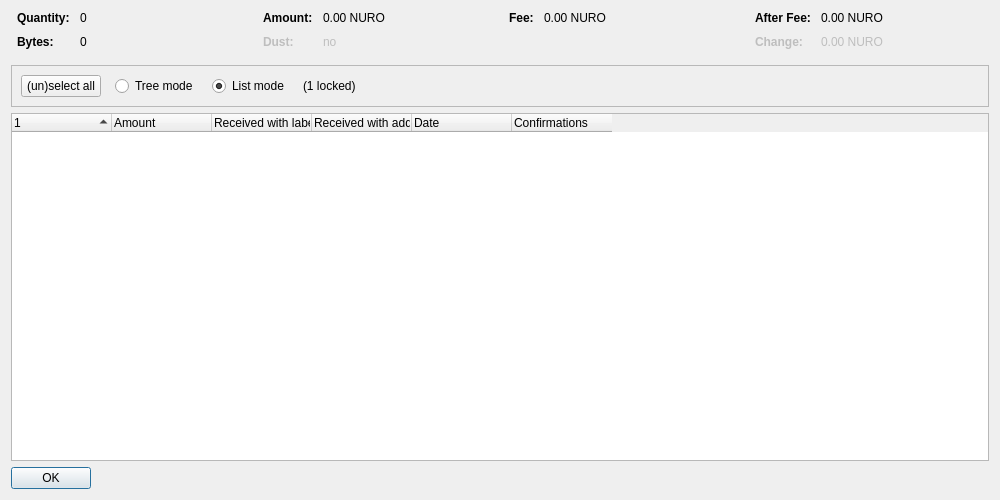
<?xml version="1.0" encoding="UTF-8"?>
<ui version="4.0">
 <class>CoinControlDialog</class>
 <widget class="QDialog" name="CoinControlDialog">
  <property name="geometry">
   <rect>
    <x>0</x>
    <y>0</y>
    <width>1000</width>
    <height>500</height>
   </rect>
  </property>
  <property name="windowTitle">
   <string>Coin Selection</string>
  </property>
  <layout class="QVBoxLayout" name="verticalLayout">
   <item>
    <layout class="QHBoxLayout" name="horizontalLayoutTop" stretch="0,0,0,0">
     <property name="topMargin">
      <number>0</number>
     </property>
     <property name="bottomMargin">
      <number>10</number>
     </property>
     <item>
      <layout class="QFormLayout" name="formLayoutCoinControl1">
       <property name="horizontalSpacing">
        <number>10</number>
       </property>
       <property name="verticalSpacing">
        <number>10</number>
       </property>
       <property name="leftMargin">
        <number>6</number>
       </property>
       <property name="rightMargin">
        <number>6</number>
       </property>
       <item row="0" column="0">
        <widget class="QLabel" name="labelCoinControlQuantityText">
         <property name="font">
          <font>
           <weight>75</weight>
           <bold>true</bold>
          </font>
         </property>
         <property name="text">
          <string>Quantity:</string>
         </property>
        </widget>
       </item>
       <item row="0" column="1">
        <widget class="QLabel" name="labelCoinControlQuantity">
         <property name="cursor">
          <cursorShape>IBeamCursor</cursorShape>
         </property>
         <property name="contextMenuPolicy">
          <enum>Qt::ActionsContextMenu</enum>
         </property>
         <property name="text">
          <string notr="true">0</string>
         </property>
         <property name="textInteractionFlags">
          <set>Qt::LinksAccessibleByMouse|Qt::TextSelectableByKeyboard|Qt::TextSelectableByMouse</set>
         </property>
        </widget>
       </item>
       <item row="1" column="0">
        <widget class="QLabel" name="labelCoinControlBytesText">
         <property name="font">
          <font>
           <weight>75</weight>
           <bold>true</bold>
          </font>
         </property>
         <property name="text">
          <string>Bytes:</string>
         </property>
        </widget>
       </item>
       <item row="1" column="1">
        <widget class="QLabel" name="labelCoinControlBytes">
         <property name="cursor">
          <cursorShape>IBeamCursor</cursorShape>
         </property>
         <property name="contextMenuPolicy">
          <enum>Qt::ActionsContextMenu</enum>
         </property>
         <property name="text">
          <string notr="true">0</string>
         </property>
         <property name="textInteractionFlags">
          <set>Qt::LinksAccessibleByMouse|Qt::TextSelectableByKeyboard|Qt::TextSelectableByMouse</set>
         </property>
        </widget>
       </item>
      </layout>
     </item>
     <item>
      <layout class="QFormLayout" name="formLayoutCoinControl2">
       <property name="horizontalSpacing">
        <number>10</number>
       </property>
       <property name="verticalSpacing">
        <number>10</number>
       </property>
       <property name="leftMargin">
        <number>6</number>
       </property>
       <property name="rightMargin">
        <number>6</number>
       </property>
       <item row="0" column="0">
        <widget class="QLabel" name="labelCoinControlAmountText">
         <property name="font">
          <font>
           <weight>75</weight>
           <bold>true</bold>
          </font>
         </property>
         <property name="text">
          <string>Amount:</string>
         </property>
        </widget>
       </item>
       <item row="0" column="1">
        <widget class="QLabel" name="labelCoinControlAmount">
         <property name="cursor">
          <cursorShape>IBeamCursor</cursorShape>
         </property>
         <property name="contextMenuPolicy">
          <enum>Qt::ActionsContextMenu</enum>
         </property>
         <property name="text">
          <string notr="true">0.00 NURO</string>
         </property>
         <property name="textInteractionFlags">
          <set>Qt::LinksAccessibleByMouse|Qt::TextSelectableByKeyboard|Qt::TextSelectableByMouse</set>
         </property>
        </widget>
       </item>
       <item row="1" column="0">
        <widget class="QLabel" name="labelCoinControlLowOutputText">
         <property name="enabled">
          <bool>false</bool>
         </property>
         <property name="font">
          <font>
           <weight>75</weight>
           <bold>true</bold>
          </font>
         </property>
         <property name="text">
          <string>Dust:</string>
         </property>
        </widget>
       </item>
       <item row="1" column="1">
        <widget class="QLabel" name="labelCoinControlLowOutput">
         <property name="enabled">
          <bool>false</bool>
         </property>
         <property name="cursor">
          <cursorShape>IBeamCursor</cursorShape>
         </property>
         <property name="contextMenuPolicy">
          <enum>Qt::ActionsContextMenu</enum>
         </property>
         <property name="text">
          <string notr="true">no</string>
         </property>
         <property name="textInteractionFlags">
          <set>Qt::LinksAccessibleByMouse|Qt::TextSelectableByKeyboard|Qt::TextSelectableByMouse</set>
         </property>
        </widget>
       </item>
      </layout>
     </item>
     <item>
      <layout class="QFormLayout" name="formLayoutCoinControl3">
       <property name="horizontalSpacing">
        <number>10</number>
       </property>
       <property name="verticalSpacing">
        <number>10</number>
       </property>
       <property name="leftMargin">
        <number>6</number>
       </property>
       <property name="rightMargin">
        <number>6</number>
       </property>
       <item row="0" column="0">
        <widget class="QLabel" name="labelCoinControlFeeText">
         <property name="font">
          <font>
           <weight>75</weight>
           <bold>true</bold>
          </font>
         </property>
         <property name="text">
          <string>Fee:</string>
         </property>
        </widget>
       </item>
       <item row="0" column="1">
        <widget class="QLabel" name="labelCoinControlFee">
         <property name="cursor">
          <cursorShape>IBeamCursor</cursorShape>
         </property>
         <property name="contextMenuPolicy">
          <enum>Qt::ActionsContextMenu</enum>
         </property>
         <property name="text">
          <string notr="true">0.00 NURO</string>
         </property>
         <property name="textInteractionFlags">
          <set>Qt::LinksAccessibleByMouse|Qt::TextSelectableByKeyboard|Qt::TextSelectableByMouse</set>
         </property>
        </widget>
       </item>
      </layout>
     </item>
     <item>
      <layout class="QFormLayout" name="formLayoutCoinControl4">
       <property name="horizontalSpacing">
        <number>10</number>
       </property>
       <property name="verticalSpacing">
        <number>10</number>
       </property>
       <property name="leftMargin">
        <number>6</number>
       </property>
       <property name="rightMargin">
        <number>6</number>
       </property>
       <item row="0" column="0">
        <widget class="QLabel" name="labelCoinControlAfterFeeText">
         <property name="font">
          <font>
           <weight>75</weight>
           <bold>true</bold>
          </font>
         </property>
         <property name="text">
          <string>After Fee:</string>
         </property>
        </widget>
       </item>
       <item row="0" column="1">
        <widget class="QLabel" name="labelCoinControlAfterFee">
         <property name="cursor">
          <cursorShape>IBeamCursor</cursorShape>
         </property>
         <property name="contextMenuPolicy">
          <enum>Qt::ActionsContextMenu</enum>
         </property>
         <property name="text">
          <string notr="true">0.00 NURO</string>
         </property>
         <property name="textInteractionFlags">
          <set>Qt::LinksAccessibleByMouse|Qt::TextSelectableByKeyboard|Qt::TextSelectableByMouse</set>
         </property>
        </widget>
       </item>
       <item row="1" column="0">
        <widget class="QLabel" name="labelCoinControlChangeText">
         <property name="enabled">
          <bool>false</bool>
         </property>
         <property name="font">
          <font>
           <weight>75</weight>
           <bold>true</bold>
          </font>
         </property>
         <property name="text">
          <string>Change:</string>
         </property>
        </widget>
       </item>
       <item row="1" column="1">
        <widget class="QLabel" name="labelCoinControlChange">
         <property name="enabled">
          <bool>false</bool>
         </property>
         <property name="cursor">
          <cursorShape>IBeamCursor</cursorShape>
         </property>
         <property name="contextMenuPolicy">
          <enum>Qt::ActionsContextMenu</enum>
         </property>
         <property name="text">
          <string notr="true">0.00 NURO</string>
         </property>
         <property name="textInteractionFlags">
          <set>Qt::LinksAccessibleByMouse|Qt::TextSelectableByKeyboard|Qt::TextSelectableByMouse</set>
         </property>
        </widget>
       </item>
      </layout>
     </item>
    </layout>
   </item>
   <item>
    <widget class="QFrame" name="frame">
     <property name="minimumSize">
      <size>
       <width>0</width>
       <height>40</height>
      </size>
     </property>
     <property name="frameShape">
      <enum>QFrame::StyledPanel</enum>
     </property>
     <property name="frameShadow">
      <enum>QFrame::Sunken</enum>
     </property>
     <layout class="QHBoxLayout" name="horizontalLayout">
      <item>
       <layout class="QHBoxLayout" name="horizontalLayoutPanel" stretch="0,0,0,0,0">
        <property name="spacing">
         <number>14</number>
        </property>
        <item>
         <widget class="QPushButton" name="pushButtonSelectAll">
          <property name="sizePolicy">
           <sizepolicy hsizetype="Maximum" vsizetype="Fixed">
            <horstretch>0</horstretch>
            <verstretch>0</verstretch>
           </sizepolicy>
          </property>
          <property name="text">
           <string>(un)select all</string>
          </property>
          <property name="autoDefault">
           <bool>false</bool>
          </property>
         </widget>
        </item>
        <item>
         <widget class="QRadioButton" name="radioTreeMode">
          <property name="sizePolicy">
           <sizepolicy hsizetype="Maximum" vsizetype="Fixed">
            <horstretch>0</horstretch>
            <verstretch>0</verstretch>
           </sizepolicy>
          </property>
          <property name="text">
           <string>Tree mode</string>
          </property>
         </widget>
        </item>
        <item>
         <widget class="QRadioButton" name="radioListMode">
          <property name="sizePolicy">
           <sizepolicy hsizetype="Maximum" vsizetype="Fixed">
            <horstretch>0</horstretch>
            <verstretch>0</verstretch>
           </sizepolicy>
          </property>
          <property name="text">
           <string>List mode</string>
          </property>
          <property name="checked">
           <bool>true</bool>
          </property>
         </widget>
        </item>
        <item>
         <widget class="QLabel" name="labelLocked">
          <property name="text">
           <string notr="true">(1 locked)</string>
          </property>
         </widget>
        </item>
        <item>
         <spacer name="horizontalSpacer">
          <property name="orientation">
           <enum>Qt::Horizontal</enum>
          </property>
          <property name="sizeHint" stdset="0">
           <size>
            <width>40</width>
            <height>20</height>
           </size>
          </property>
         </spacer>
        </item>
       </layout>
      </item>
     </layout>
    </widget>
   </item>
   <item>
    <widget class="CoinControlTreeWidget" name="treeWidget">
     <property name="contextMenuPolicy">
      <enum>Qt::CustomContextMenu</enum>
     </property>
     <property name="sortingEnabled">
      <bool>false</bool>
     </property>
     <property name="columnCount">
      <number>6</number>
     </property>
     <attribute name="headerShowSortIndicator" stdset="0">
      <bool>true</bool>
     </attribute>
     <attribute name="headerStretchLastSection">
      <bool>false</bool>
     </attribute>
     <column>
      <property name="text">
       <string/>
      </property>
     </column>
     <column>
      <property name="text">
       <string>Amount</string>
      </property>
     </column>
     <column>
      <property name="text">
       <string>Received with label</string>
      </property>
     </column>
     <column>
      <property name="text">
       <string>Received with address</string>
      </property>
     </column>
     <column>
      <property name="text">
       <string>Date</string>
      </property>
     </column>
     <column>
      <property name="text">
       <string>Confirmations</string>
      </property>
      <property name="toolTip">
       <string>Confirmed</string>
      </property>
     </column>
     <column>
      <property name="text">
       <string/>
      </property>
     </column>
     <column>
      <property name="text">
       <string/>
      </property>
     </column>
     <column>
      <property name="text">
       <string/>
      </property>
     </column>
     <column>
      <property name="text">
       <string/>
      </property>
     </column>
    </widget>
   </item>
   <item>
    <widget class="QDialogButtonBox" name="buttonBox">
     <property name="sizePolicy">
      <sizepolicy hsizetype="Maximum" vsizetype="Fixed">
       <horstretch>0</horstretch>
       <verstretch>0</verstretch>
      </sizepolicy>
     </property>
     <property name="orientation">
      <enum>Qt::Horizontal</enum>
     </property>
     <property name="standardButtons">
      <set>QDialogButtonBox::Ok</set>
     </property>
    </widget>
   </item>
  </layout>
 </widget>
 <customwidgets>
  <customwidget>
   <class>CoinControlTreeWidget</class>
   <extends>QTreeWidget</extends>
   <header>qt/coincontroltreewidget.h</header>
  </customwidget>
 </customwidgets>
 <resources/>
 <connections/>
</ui>
